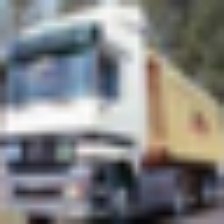
#> input picture Laborator-7/input_images/data_batch_1_img_1.jpg, 224 x 224 px; its folder holds 4 pictures in this run
$ python sepia_dataset.py
#> lines starting #> are read from the running program, lines starting #| are printed output that depends on the picture
import os
import cv2
import numpy as np

def apply_sepia_filter(image):
    sepia_kernel = np.array([
        [0.131, 0.534, 0.272],  # B
        [0.168, 0.686, 0.349],  # G
        [0.189, 0.769, 0.393]   # R
    ])
    sepia_image = cv2.transform(image, sepia_kernel)
    return np.clip(sepia_image, 0, 255).astype(np.uint8)

def create_sepia_dataset(input_dir="input_images", output_dir="sepia_dataset"):
#> called with input_dir = 'input_images', output_dir = 'sepia_dataset'
    normal_dir = os.path.join(output_dir, "normal")
    sepia_dir = os.path.join(output_dir, "sepia")
    os.makedirs(normal_dir, exist_ok=True)
    os.makedirs(sepia_dir, exist_ok=True)

    normal_count = 0
    sepia_count = 0

    for filename in os.listdir(input_dir):
        if filename.endswith('.jpg'):
            img_path = os.path.join(input_dir, filename)
            image = cv2.imread(img_path)
#> image is the input picture: shape (224, 224, 3); mean B, G, R 130.4, 130.3, 130.1

            # Salvează imaginea originală
            normal_path = os.path.join(normal_dir, f"normal_{normal_count}.jpg")
            cv2.imwrite(normal_path, image)
            normal_count += 1

            # Aplică filtrul sepia direct pe imaginea BGR
            sepia_image = apply_sepia_filter(image)
#> in apply_sepia_filter, `sepia_image = cv2.transform(image, sepia_kernel)`:
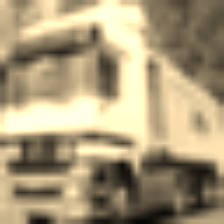
#> sepia_image: shape (224, 224, 3); mean B, G, R 122.1, 154.2, 169.1
            sepia_path = os.path.join(sepia_dir, f"sepia_{sepia_count}.jpg")
            cv2.imwrite(sepia_path, sepia_image)
            sepia_count += 1

            if normal_count % 10 == 0:
                print(f"Procesate {normal_count} imagini...")
#> pass 2 of the loop in create_sepia_dataset, `for filename in os.listdir(input_dir):`:
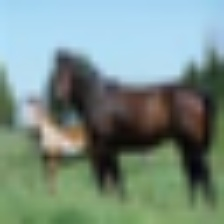
#> input picture Laborator-7/input_images/data_batch_1_img_12.jpg, 224 x 224 px
#> in create_sepia_dataset, image is the input picture: shape (224, 224, 3); mean B, G, R 133.9, 142.3, 120.5
#> in apply_sepia_filter (call 2), `sepia_image = cv2.transform(image, sepia_kernel)`:
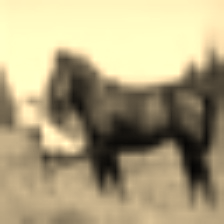
#> sepia_image: shape (224, 224, 3); mean B, G, R 126.4, 162, 174
#> pass 3 of the loop in create_sepia_dataset, `for filename in os.listdir(input_dir):`:
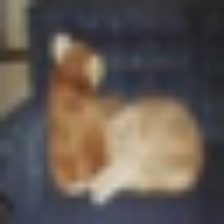
#> input picture Laborator-7/input_images/data_batch_1_img_17.jpg, 224 x 224 px
#> in create_sepia_dataset, image is the input picture: shape (224, 224, 3); mean B, G, R 81.4, 87.8, 97.2
#> in apply_sepia_filter (call 3), `sepia_image = cv2.transform(image, sepia_kernel)`:
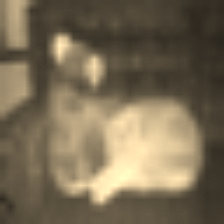
#> sepia_image: shape (224, 224, 3); mean B, G, R 84.1, 107.8, 120.8
#> the loop made 4 passes; the first 3 are shown

    print(f"Imagini normale: {normal_count}")
    print(f"Imagini sepia: {sepia_count}")
    print(f"Total: {normal_count + sepia_count}")
    return normal_count, sepia_count

def main():
    if not os.path.exists("input_images"):
        return
    create_sepia_dataset()

if __name__ == "__main__":
    main()
